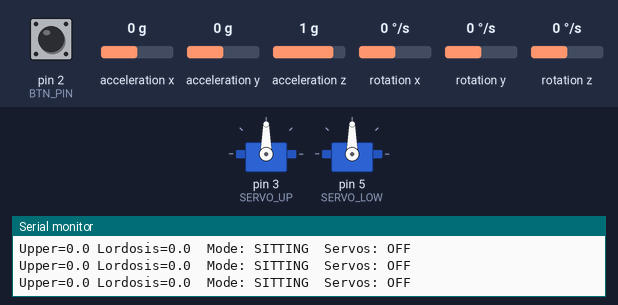
The sketch below on a simulated Arduino Uno, built with avr-gcc and run on an emulated ATmega328P. Parts: 2 × servo, the last lines printed to the serial monitor. Inputs (shaded band) come from the test bench; at power-on: acceleration x 0 g, acceleration y 0 g, pin 2 (BTN_PIN) HIGH, acceleration z 1 g, rotation x 0 °/s, rotation y 0 °/s, rotation z 0 °/s. The modem accepts every AT command (registered, SIM ready, sends succeed) and sends nothing else.

Above: at 7.0 s.
7.1 s: acceleration x set to -1.4 g
At 7.58 s:
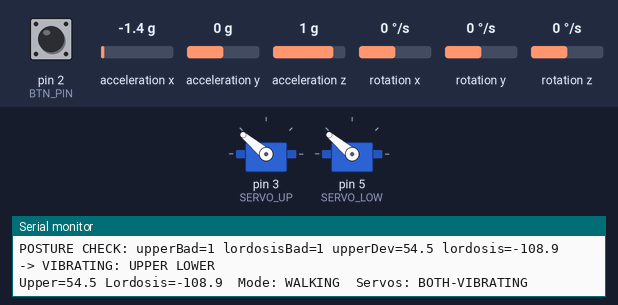
At 10.48 s:
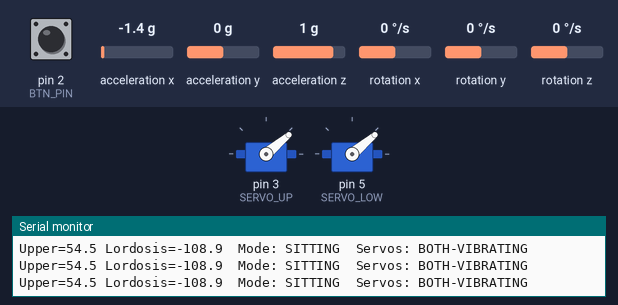
10.6 s: acceleration x set to 0.8 g
At 10.95 s:
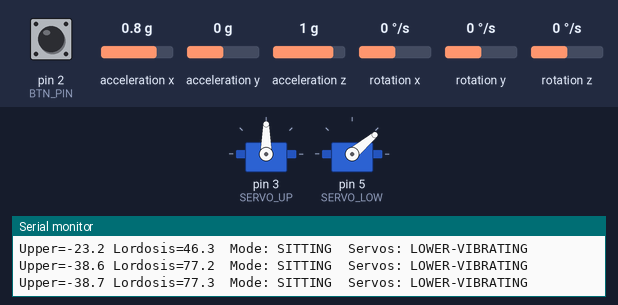
14.1 s: acceleration x set to -0.1 g
17.6 s: acceleration y set to -1.4 g
21.1 s: pin 2 (BTN_PIN) pulled LOW for 0.15 s
22.7 s: acceleration y set to -0.9 g
26.9 s: acceleration y set to -0.6 g
At 27.16 s:
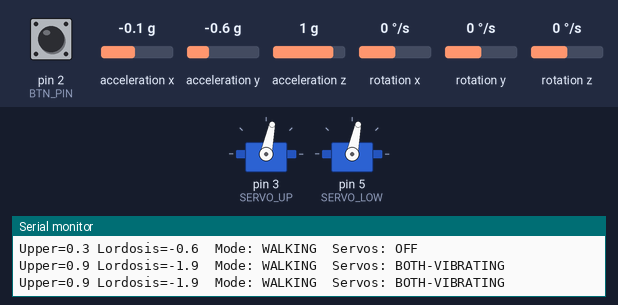
Timing chart, 0 to 31.4 s (numbered marks = the images above; inputs shaded):
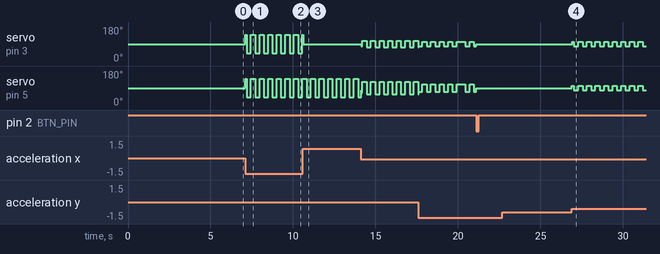

The sketch:

Posture_Corrector_Code.ino
```cpp
// ====== Dual-MPU Posture Monitor with Built-in Motion Detection ======
#include <Wire.h>
#include "I2Cdev.h"
#include "MPU6050.h"
#include <Servo.h>
#include <SoftwareSerial.h>

// ---------- Pins ----------
const uint8_t BTN_PIN   = 2;  // to GND
const uint8_t SERVO_UP  = 3;  // upper back servo
const uint8_t SERVO_LOW = 5;  // lower back servo

// ESP8266 on SoftwareSerial
SoftwareSerial esp(8, 9);  // RX = 8, TX = 9

// ---------- Dual IMU ----------
const uint8_t MPU_ADDR_UPPER = 0x68;  // Upper back
const uint8_t MPU_ADDR_LOWER = 0x69;  // Lower back
MPU6050 mpuUpper(MPU_ADDR_UPPER);
MPU6050 mpuLower(MPU_ADDR_LOWER);

// Flip if forward/back feels inverted after calibration
// Upper MPU: pins outgoing, Lower MPU: pins ingoing (opposite orientations)
int UPPER_PITCH_SIGN = +1;  // Upper MPU with pins outward
int LOWER_PITCH_SIGN = -1;  // Lower MPU with pins inward (opposite orientation)

// ---------- Tuning (snappy, responsive) ----------
float ALPHA        = 0.45f;   // faster filter (0.3..0.6)
float DEAD_DEG     = 0.8f;    // smaller deadband -> more frequent moves
float GAIN         = 3.5f;    // larger gain -> bigger jumps
int   MAX_DELTA_DEG = 80;     // cap from center (0..90 typical)

// Snap when deviation is large or changes abruptly:
float SNAP_DEG        = 8.0f;   // if |deviation| >= SNAP_DEG -> snap to max
float JERK_SNAP_DEG   = 6.0f;   // if |delta deviation between loops| >= this -> snap

// ---------- Servos ----------
Servo upperServo, lowerServo;
const int SERVO_CENTER_UP  = 90;
const int SERVO_CENTER_LOW = 90;
int UP_DIR  = +1;  // flip to -1 if upper rotates wrong way
int LOW_DIR = +1;  // flip to -1 if lower rotates wrong way

// ===== Servo Vibration System =====
bool upperServoVibrating = false;
bool lowerServoVibrating = false;
unsigned long lastVibeMs = 0;
bool vibePhase = false;
const unsigned long VIBE_PERIOD_MS = 250;  // Vibration speed (ms) - made faster
const int VIBE_AMPLITUDE = 25;              // Vibration strength (degrees) - made stronger

// ===== Wi-Fi / ThingSpeak Configuration =====
const char* WIFI_SSID = "Naveed";
const char* WIFI_PASS = "nav200211";
const char* TS_HOST   = "api.thingspeak.com";
const char* TS_APIKEY = "5ILUVXSMC5IL0SDR";
const int   TS_PORT   = 80;
const unsigned long THINGSPEAK_INTERVAL_MS = 20000;  // 20 seconds
unsigned long lastThingSpeakMs = 0;

// ===== Motion Detection Parameters =====
const unsigned long MOTION_CHECK_MS = 300;  // Check every 300ms
unsigned long lastMotionCheckMs = 0;

// ===== System State =====
enum SystemMode {
  MODE_SITTING = 0,
  MODE_WALKING = 1,
  MODE_CALIBRATING = 2
};

SystemMode currentMode = MODE_SITTING;
SystemMode previousMode = MODE_SITTING;

// ===== Analytics Data =====
struct PostureStats {
  unsigned long sessionStartMs = 0;
  int badPostureSitting = 0;
  int badPostureWalking = 0;
  int totalReadings = 0;
  int goodPostureReadings = 0;
  bool lastPostureWasBad = false;
  float totalDeviationSum = 0.0f;
  int severeBadPostureCount = 0;
  unsigned long walkingTimeMs = 0;
  unsigned long sittingTimeMs = 0;
  unsigned long modeStartMs = 0;
};

PostureStats stats;

// ---------- State ----------
struct PostureState {
  float neutralPitchUpper = 0.0f;
  float neutralPitchLower = 0.0f;
  float filtUpperDev = 0.0f;      // Filtered upper deviation
  float filtLowerDev = 0.0f;      // Filtered lower deviation
  float filtLordosis = 0.0f;      // Filtered lordosis (lower - upper)
  bool isCalibrated = false;
};

PostureState posture;

float prevUpperRel = 0.0f;
float prevLowerRel = 0.0f;
float prevLordosis = 0.0f;

unsigned long lastCalibMs = 0;
const unsigned long CAL_HOLD_MS = 600; // brief freeze after calibration

// Debug print throttle
unsigned long lastPrintMs = 0;
const unsigned long PRINT_INTERVAL_MS = 120;

//////////////////// Continuous Servo Movement Function ////////////////////

void updateServoVibration() {
  // Update vibration timing
  if (millis() - lastVibeMs > VIBE_PERIOD_MS) {
    vibePhase = !vibePhase;
    lastVibeMs = millis();
  }

  // Upper servo - vibrate if flag is set
  if (upperServoVibrating) {
    // Scale amplitude based on severity for better feedback
    int amplitude = constrain(int(abs(posture.filtUpperDev) * 3), VIBE_AMPLITUDE/2, VIBE_AMPLITUDE*2);
    int vibeOffset = vibePhase ? amplitude : -amplitude;
    int target = SERVO_CENTER_UP + UP_DIR * vibeOffset;
    target = constrain(target, 0, 180);
    upperServo.write(target);
  } else {
    upperServo.write(SERVO_CENTER_UP);  // Center when not vibrating
  }

  // Lower servo - vibrate if flag is set
  if (lowerServoVibrating) {
    // Scale amplitude based on severity for better feedback
    int amplitude = constrain(int(abs(posture.filtLordosis) * 3), VIBE_AMPLITUDE/2, VIBE_AMPLITUDE*2);
    int vibeOffset = vibePhase ? amplitude : -amplitude;
    int target = SERVO_CENTER_LOW + LOW_DIR * vibeOffset;
    target = constrain(target, 0, 180);
    lowerServo.write(target);
  } else {
    lowerServo.write(SERVO_CENTER_LOW);  // Center when not vibrating
  }
}

//////////////////// ESP Helper Functions ////////////////////

void espFlushRx(unsigned long ms = 50) {
  unsigned long t0 = millis();
  while (millis() - t0 < ms) {
    while (esp.available()) { Serial.write(esp.read()); }
  }
}

bool espWait(const char* token, unsigned long ms = 8000, bool echoToUSB = true) {
  unsigned long t0 = millis();
  size_t n = strlen(token), m = 0;
  while (millis() - t0 < ms) {
    while (esp.available()) {
      char c = esp.read();
      if (echoToUSB) Serial.write(c);
      if (c == token[m]) { m++; if (m == n) return true; }
      else m = (c == token[0]) ? 1 : 0;
    }
  }
  return false;
}

bool espCmd(const String& cmd, const char* expect = "OK", unsigned long tmo = 8000, int postDelay = 50) {
  Serial.print(F("\n>> ")); Serial.println(cmd);
  esp.println(cmd);
  bool ok = espWait(expect, tmo, true);
  delay(postDelay);
  return ok;
}

bool espConnectWiFi() {
  if (!espCmd(F("AT"))) {
    Serial.println(F("ESP not responding to AT"));
    return false;
  }

  if (!espCmd(F("AT+CWMODE=1"))) {
    Serial.println(F("Failed to set CWMODE=1"));
    return false;
  }

  espCmd(F("AT+CIPMUX=0"));

  String join = String(F("AT+CWJAP=\"")) + WIFI_SSID + F("\",\"") + WIFI_PASS + F("\"");
  Serial.println(F("Joining Wi-Fi..."));
  esp.println(join);

  bool gotIP = espWait("WIFI GOT IP", 20000, true);
  bool ok    = espWait("OK",          5000,  true);
  if (!(gotIP || ok)) {
    Serial.println(F("\nWi-Fi join failed"));
    return false;
  }

  espCmd(F("AT+CIFSR"));
  Serial.println(F("\nWi-Fi connected."));
  return true;
}

//////////////////// Motion Detection using Simple Acceleration Magnitude ////////////////////

void detectWalkingMode() {
  if (millis() - lastMotionCheckMs < MOTION_CHECK_MS) return;
  lastMotionCheckMs = millis();

  // Get raw acceleration values from upper MPU
  int16_t ax, ay, az, gx, gy, gz;
  mpuUpper.getMotion6(&ax, &ay, &az, &gx, &gy, &gz);

  // Calculate total acceleration magnitude
  float accelMagnitude = sqrt(float(ax)*ax + float(ay)*ay + float(az)*az);

  // Simple moving average filter
  static float accelHistory[5] = {16384, 16384, 16384, 16384, 16384}; // Initialize to 1g
  static int historyIndex = 0;

  // Update history
  accelHistory[historyIndex] = accelMagnitude;
  historyIndex = (historyIndex + 1) % 5;

  // Calculate average
  float avgAccel = 0;
  for (int i = 0; i < 5; i++) {
    avgAccel += accelHistory[i];
  }
  avgAccel /= 5;

  // Calculate variance (difference from average)
  float variance = 0;
  for (int i = 0; i < 5; i++) {
    float diff = accelHistory[i] - avgAccel;
    variance += diff * diff;
  }
  variance = sqrt(variance / 5);

  // Debug output every 10th check
  static int debugCounter = 0;
  if (++debugCounter >= 10) {
    debugCounter = 0;
    Serial.print(F("Accel: avg=")); Serial.print(avgAccel, 0);
    Serial.print(F(" var=")); Serial.print(variance, 0);
    Serial.print(F(" raw=")); Serial.print(accelMagnitude, 0);
    Serial.println();
  }

  // Walking: High variance in acceleration (rhythmic stepping)
  // Sitting: Low variance (steady orientation)
  if (variance > 3000.0f && avgAccel > 14000.0f) {  // High variance + reasonable acceleration
    if (currentMode != MODE_WALKING && currentMode != MODE_CALIBRATING) {
      Serial.print(F("WALKING MODE - Variance: ")); Serial.print(variance, 0);
      Serial.print(F(" Avg: ")); Serial.println(avgAccel, 0);
      currentMode = MODE_WALKING;
    }
  } else {
    if (currentMode == MODE_WALKING) {
      Serial.print(F("SITTING MODE - Variance: ")); Serial.print(variance, 0);
      Serial.print(F(" Avg: ")); Serial.println(avgAccel, 0);
      currentMode = MODE_SITTING;
    }
  }
}

//////////////////// Analytics Functions ////////////////////

void updatePostureStats(float upperDev, float lordosis) {
  unsigned long currentMs = millis();
  stats.totalReadings++;

  // Track mode durations
  if (currentMode != previousMode) {
    if (previousMode == MODE_WALKING) {
      stats.walkingTimeMs += currentMs - stats.modeStartMs;
    } else if (previousMode == MODE_SITTING) {
      stats.sittingTimeMs += currentMs - stats.modeStartMs;
    }
    stats.modeStartMs = currentMs;
    previousMode = currentMode;
  }

  // Determine if posture is bad
  bool upperBad = (upperDev > DEAD_DEG);
  bool lordosisBad = (abs(lordosis) > DEAD_DEG);
  bool currentPostureIsBad = upperBad || lordosisBad;
  bool currentPostureIsSevere = (upperDev > DEAD_DEG * 3.0f) || (abs(lordosis) > DEAD_DEG * 3.0f);

  stats.totalDeviationSum += abs(upperDev) + abs(lordosis);

  if (currentPostureIsBad) {
    if (!stats.lastPostureWasBad) {
      if (currentMode == MODE_WALKING) {
        stats.badPostureWalking++;
      } else {
        stats.badPostureSitting++;
      }
    }

    if (currentPostureIsSevere) {
      stats.severeBadPostureCount++;
    }
  } else {
    stats.goodPostureReadings++;
  }

  stats.lastPostureWasBad = currentPostureIsBad;
}

int calculateQualityScore() {
  if (stats.totalReadings == 0) return 100;

  float goodRatio = float(stats.goodPostureReadings) / float(stats.totalReadings);
  float baseScore = goodRatio * 70;

  float avgDeviation = stats.totalDeviationSum / float(stats.totalReadings);
  float deviationPenalty = constrain(avgDeviation * 3, 0, 20);

  float severePenalty = constrain(stats.severeBadPostureCount * 2, 0, 10);

  return constrain(int(baseScore - deviationPenalty - severePenalty + 30), 0, 100);
}

//////////////////// ThingSpeak Update (All 8 Fields) ////////////////////

bool thingspeakUpdate() {
  if (millis() - lastThingSpeakMs < THINGSPEAK_INTERVAL_MS) {
    return false;
  }

  if (!posture.isCalibrated) {
    Serial.println(F("TS: Not calibrated, skipping"));
    return false;
  }

  lastThingSpeakMs = millis();

  // Calculate all metrics
  float sessionMinutes = (millis() - stats.sessionStartMs) / 60000.0f;
  int qualityScore = calculateQualityScore();
  int currentStatus = stats.lastPostureWasBad ? 1 : 0;

  Serial.println(F("=== SENDING TO THINGSPEAK ==="));
  Serial.print(F("Upper: ")); Serial.print(posture.filtUpperDev, 1);
  Serial.print(F(" Lordosis: ")); Serial.print(posture.filtLordosis, 1);
  Serial.print(F(" Mode: ")); Serial.print(currentMode == MODE_WALKING ? "WALK" : "SIT");
  Serial.print(F(" Quality: ")); Serial.print(qualityScore);
  Serial.println(F("%"));

  // TCP connection
  String cipstart = String(F("AT+CIPSTART=\"TCP\",\"")) + TS_HOST + F("\",") + TS_PORT;
  if (!espCmd(cipstart.c_str(), "OK", 8000, 100)) {
    if (!espWait("ALREADY", 500, true)) {
      Serial.println(F("CIPSTART failed"));
      return false;
    }
  }

  // HTTP request - send all 8 fields matching your channel configuration
  String line = String("GET /update?api_key=") + TS_APIKEY +
                "&field1=" + String(posture.filtUpperDev, 2) +        // Upper Back Angle
                "&field2=" + String(posture.filtLordosis, 2) +        // Lower Back Angle (Lordosis)
                "&field3=" + String(stats.badPostureSitting) +        // Bad Posture Count (Sitting)
                "&field4=" + String(stats.badPostureWalking) +        // Bad Posture Count (Walking)
                "&field5=" + String(int(currentMode)) +               // System Mode (0=Sitting, 1=Walking)
                "&field6=" + String(qualityScore) +                  // Posture Quality Score
                "&field7=" + String(sessionMinutes, 1) +             // Session Duration
                "&field8=" + String(currentStatus) +                 // Current Status (0=Good, 1=Bad)
                " HTTP/1.1\r\n";
  String hdrs = String("Host: ") + TS_HOST + "\r\nConnection: close\r\n\r\n";
  String req = line + hdrs;

  String cipsend = String(F("AT+CIPSEND=")) + req.length();
  if (!espCmd(cipsend.c_str(), ">", 3000, 0)) {
    Serial.println(F("CIPSEND prompt '>' not received"));
    espCmd(F("AT+CIPCLOSE"));
    return false;
  }

  Serial.println(F(">> (HTTP request)"));
  esp.print(req);

  bool sent = espWait("SEND OK", 5000, true);
  espCmd(F("AT+CIPCLOSE"));

  if (sent) {
    Serial.println(F("ThingSpeak: SEND OK"));
    printSessionStats();
  } else {
    Serial.println(F("ThingSpeak: SEND failed"));
  }
  return sent;
}

void printSessionStats() {
  Serial.println(F("\n=== SESSION ANALYTICS ==="));
  Serial.print(F("Duration: ")); Serial.print((millis() - stats.sessionStartMs)/60000.0f, 1); Serial.println(F(" min"));
  Serial.print(F("Sitting incidents: ")); Serial.println(stats.badPostureSitting);
  Serial.print(F("Walking incidents: ")); Serial.println(stats.badPostureWalking);
  Serial.print(F("Quality: ")); Serial.print(calculateQualityScore()); Serial.println(F("%"));
  Serial.println(F("==========================\n"));
}

// ---------- Helpers ----------
static inline float computePitchDeg(MPU6050 &mpu, int pitchSign) {
  int16_t ax, ay, az, gx, gy, gz;
  mpu.getMotion6(&ax, &ay, &az, &gx, &gy, &gz);
  // X toward feet; minus sign makes forward positive (after pitchSign)
  float pitch = atan2f(-float(ax), sqrtf(float(ay)*ay + float(az)*az)) * 180.0f / PI;
  return pitchSign * pitch;
}

void centerServos() {
  upperServo.write(SERVO_CENTER_UP);
  lowerServo.write(SERVO_CENTER_LOW);
}

void calibrateNeutral() {
  const int N = 180;
  double sumUpper = 0, sumLower = 0;
  Serial.println(F("CALIBRATING... sit in perfect posture and stay still"));

  currentMode = MODE_CALIBRATING;

  // Stop vibrations during calibration
  upperServoVibrating = false;
  lowerServoVibrating = false;
  centerServos();

  for (int i = 0; i < N; i++) {
    sumUpper += computePitchDeg(mpuUpper, UPPER_PITCH_SIGN);
    sumLower += computePitchDeg(mpuLower, LOWER_PITCH_SIGN);
    if (i % 30 == 0) Serial.print(F("."));
    delay(20);  // 3.6 seconds total
  }
  Serial.println();

  posture.neutralPitchUpper = sumUpper / N;
  posture.neutralPitchLower = sumLower / N;
  posture.filtUpperDev = 0.0f;
  posture.filtLowerDev = 0.0f;
  posture.filtLordosis = 0.0f;
  posture.isCalibrated = true;

  prevUpperRel = 0.0f;
  prevLowerRel = 0.0f;
  prevLordosis = 0.0f;

  // Reset statistics
  memset(&stats, 0, sizeof(stats));
  stats.sessionStartMs = millis();
  stats.modeStartMs = millis();

  currentMode = MODE_SITTING;

  centerServos();
  lastCalibMs = millis();

  Serial.print(F("CALIBRATED Upper="));
  Serial.print(posture.neutralPitchUpper, 2);
  Serial.print(F(" Lower="));
  Serial.print(posture.neutralPitchLower, 2);
  Serial.println(F(" deg"));
}

void waitBtnRelease() {
  while (digitalRead(BTN_PIN) == LOW) { delay(3); }
  delay(30);
}

void setup() {
  pinMode(BTN_PIN, INPUT_PULLUP);
  Serial.begin(115200);
  esp.begin(9600);
  delay(300);

  Serial.println(F("\nDual-MPU Posture Monitor with Built-in Motion Detection"));
  Serial.println(F("Upper forward -> Upper servo | Lordosis -> Lower servo | Both -> Both servos"));

  Wire.begin();
  Wire.setClock(400000);

  mpuUpper.initialize();
  mpuLower.initialize();

  if (!mpuUpper.testConnection()) {
    Serial.println(F("ERROR: Upper MPU6050 not detected"));
    while (true) { delay(1000); }
  }

  if (!mpuLower.testConnection()) {
    Serial.println(F("ERROR: Lower MPU6050 not detected"));
    while (true) { delay(1000); }
  }

  Serial.println(F("Dual MPU6050 sensors connected"));

  upperServo.attach(SERVO_UP);
  lowerServo.attach(SERVO_LOW);
  centerServos();
  delay(150);

  // Connect Wi-Fi
  espFlushRx();
  if (!espConnectWiFi()) {
    Serial.println(F("Wi-Fi failed, continuing offline"));
  }

  calibrateNeutral();
  Serial.println(F("Press button to recalibrate"));
}

void loop() {
  // Recalibrate
  if (digitalRead(BTN_PIN) == LOW) {
    delay(12);
    if (digitalRead(BTN_PIN) == LOW) {
      calibrateNeutral();
      waitBtnRelease();
    }
  }

  if (!posture.isCalibrated) {
    delay(10);
    return;
  }

  // Walking detection using built-in MPU6050 motion detection
  detectWalkingMode();

  // Read both IMUs
  float upperPitch = computePitchDeg(mpuUpper, UPPER_PITCH_SIGN);
  float lowerPitch = computePitchDeg(mpuLower, LOWER_PITCH_SIGN);

  float upperRel = upperPitch - posture.neutralPitchUpper;
  float lowerRel = lowerPitch - posture.neutralPitchLower;
  float lordosis = lowerRel - upperRel;  // Lordosis = lower back more curved than upper

  // Low-pass filter all three signals
  posture.filtUpperDev = ALPHA * upperRel + (1.0f - ALPHA) * posture.filtUpperDev;
  posture.filtLowerDev = ALPHA * lowerRel + (1.0f - ALPHA) * posture.filtLowerDev;
  posture.filtLordosis = ALPHA * lordosis + (1.0f - ALPHA) * posture.filtLordosis;

  // Update analytics
  updatePostureStats(posture.filtUpperDev, posture.filtLordosis);

  // FIXED SERVO CONTROL LOGIC - Now uses vibration system properly
  if (millis() - lastCalibMs < CAL_HOLD_MS) {
    // Stop all vibrations during calibration hold
    upperServoVibrating = false;
    lowerServoVibrating = false;
  } else {
    // Determine if posture is bad for each area
    bool upperBad = (posture.filtUpperDev > DEAD_DEG);
    bool lordosisBad = (fabs(posture.filtLordosis) > DEAD_DEG);

    // SET VIBRATION FLAGS - This is the key fix!
    upperServoVibrating = upperBad;
    lowerServoVibrating = lordosisBad;

    // Debug output to see what's happening
    static unsigned long lastDebugMs = 0;
    if (millis() - lastDebugMs > 1000) {  // Every 1000ms
      lastDebugMs = millis();
      Serial.print(F("POSTURE CHECK: upperBad=")); Serial.print(upperBad);
      Serial.print(F(" lordosisBad=")); Serial.print(lordosisBad);
      Serial.print(F(" upperDev=")); Serial.print(posture.filtUpperDev, 1);
      Serial.print(F(" lordosis=")); Serial.print(posture.filtLordosis, 1);

      if (upperBad || lordosisBad) {
        Serial.print(F(" -> VIBRATING: "));
        if (upperBad) Serial.print(F("UPPER "));
        if (lordosisBad) Serial.print(F("LOWER "));
      } else {
        Serial.print(F(" -> SERVOS OFF"));
      }
      Serial.println();
    }
  }

  // ALWAYS call the vibration update function - this handles continuous movement
  updateServoVibration();

  // Store previous values for jerk calculation
  prevUpperRel = upperRel;
  prevLowerRel = lowerRel;
  prevLordosis = lordosis;

  // Send to ThingSpeak (all 8 fields)
  thingspeakUpdate();

  // Debug output with walking mode
  if (millis() - lastPrintMs >= PRINT_INTERVAL_MS) {
    lastPrintMs = millis();
    Serial.print(F("Upper=")); Serial.print(posture.filtUpperDev,1);
    Serial.print(F(" Lordosis="));  Serial.print(posture.filtLordosis,1);
    Serial.print(F("  Mode: "));
    Serial.print(currentMode == MODE_WALKING ? F("WALKING") : F("SITTING"));
    Serial.print(F("  Servos: "));

    if (millis() - lastCalibMs < CAL_HOLD_MS) {
      Serial.print(F("HOLD"));
    } else {
      bool upperBad = (posture.filtUpperDev > DEAD_DEG);
      bool lordosisBad = (fabs(posture.filtLordosis) > DEAD_DEG);

      if (upperBad && lordosisBad) Serial.print(F("BOTH-VIBRATING"));
      else if (upperBad) Serial.print(F("UPPER-VIBRATING"));
      else if (lordosisBad) Serial.print(F("LOWER-VIBRATING"));
      else Serial.print(F("OFF"));
    }
    Serial.println();
  }

  delay(4); // ~200–250 Hz loop for snappy response
}
```

Measured:
- after the input at 7.1 s, servo on pin 3 (SERVO_UP), servo on pin 5 (SERVO_LOW): 90° → 140° at once, then repeats every 0.52 s: 40° 0.26 s, 140° 0.26 s
- after the input at 26.9 s, servo on pin 3 (SERVO_UP), servo on pin 5 (SERVO_LOW): 90° → 102° at once, then repeats every 0.52 s: 78° 0.26 s, 102° 0.26 s
